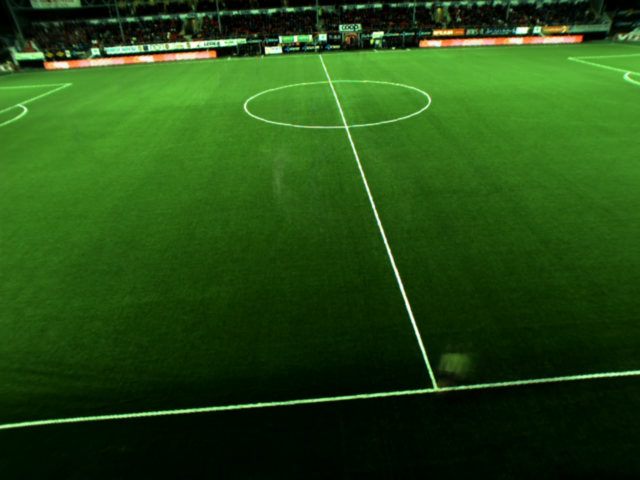
#> input picture bg_1.png, 1280 x 960 px (shown at 1/2 size)
$ python transformation.py
#> lines starting #> are read from the running program, lines starting #| are printed output that depends on the picture; after the words box and inside, x2 and y2 are one past the last pixel; in counts of white or black regions, pixels touching at a corner belong together
import cv2
import numpy as np


def get_perspective_transform(type):
    global points1, points2
    if type == 1:
        points1 = np.array([(1223, 744.7),
                            (1225.44, 87.5),
                            (25, 148.2),
                            (224.35, 830)]).astype(np.float32)

        points2 = np.array([(367.28, 371),
                            (592.5, 42.55),
                            (41.55, 42.55),
                            (263.9, 371)]).astype(np.float32)

    if type == 0:
        points1 = np.array([(52, 309),
                            (588.66, 664.79),
                            (1236, 314),
                            (818, 159.5)]).astype(np.float32)

        points2 = np.array([(40.5, 371.5),
                            (211, 371.5),
                            (256, 206),
                            (40.5, 42.5)]).astype(np.float32)

    if type == 2:
        points1 = np.array([(402, 901),
                            (1257, 272),
                            (519, 177),
                            (26, 423)]).astype(np.float32)

        points2 = np.array([(317, 371),
                            (594.5, 371),
                            (594.5, 40.5),
                            (317, 236)]).astype(np.float32)

    for i in range(4):
        cv2.circle(I1, (int(points1[i, 0]), int(points1[i, 1])), 3, [0, 0, 255], 2)
        cv2.circle(I2, (int(points2[i, 0]), int(points2[i, 1])), 3, [0, 0, 255], 2)

    # compute homography from point correspondences
    return cv2.getPerspectiveTransform(points1, points2)


I1 = cv2.imread('bg_1.png')
#> I1 is the input picture: shape (960, 1280, 3); mean B, G, R 19.3, 76.9, 36.2
I2 = cv2.imread('field.jpg')
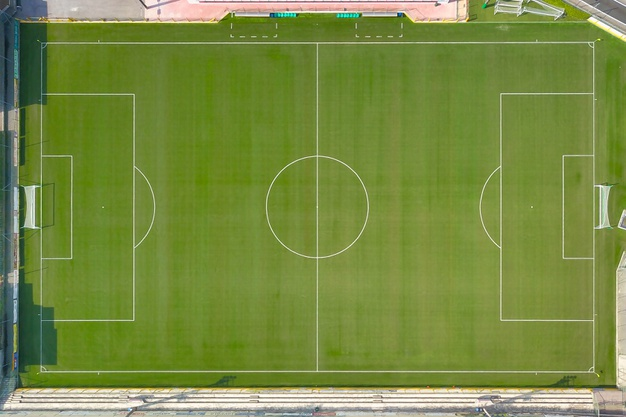
#> input picture field.jpg, 626 x 417 px
#> I2 is the input picture: shape (417, 626, 3); mean B, G, R 65.6, 138.8, 119.2

output_size = (I2.shape[1], I2.shape[0])
#> output_size = (626, 417)
H = get_perspective_transform(1)
#> after the loop in get_perspective_transform, `for i in range(4):`: I1: shape (960, 1280, 3); 0.02% of pixels changed, all inside (x1, y1, x2, y2) = (21, 83, 1230, 835)
#> after the loop in get_perspective_transform, `for i in range(4):`:
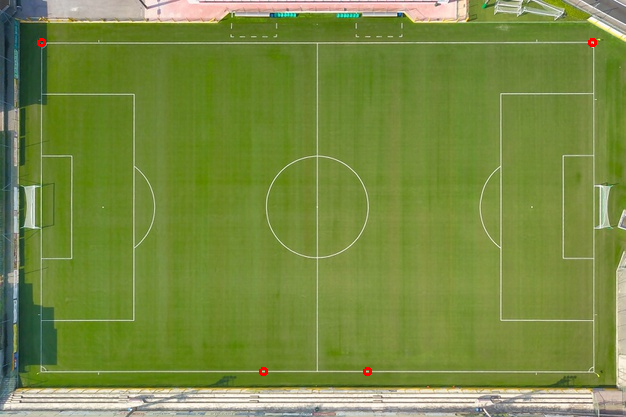
#> I2: shape (417, 626, 3); 0.09% of pixels changed, all inside (x1, y1, x2, y2) = (37, 38, 597, 376)
#> H = [[1.96, 5.85, -755.1], [0.447, 8.99, -1179], [0.000784, 0.0193, 1]]
J = cv2.warpPerspective(I1, H, output_size)
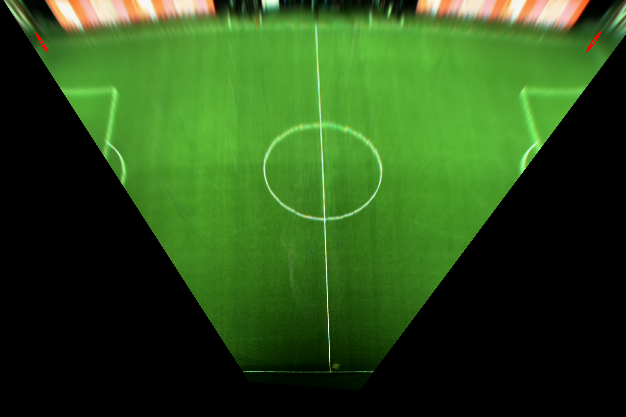
#> J: shape (417, 626, 3); mean B, G, R 25.4, 78.5, 43.2

cv2.imshow('I1', I1)
cv2.waitKey(0)

cv2.imshow('I2', I2)
cv2.waitKey(0)

cv2.imshow('J', J)
# cv2.imwrite('trans_1.png', J)
cv2.waitKey(0)
